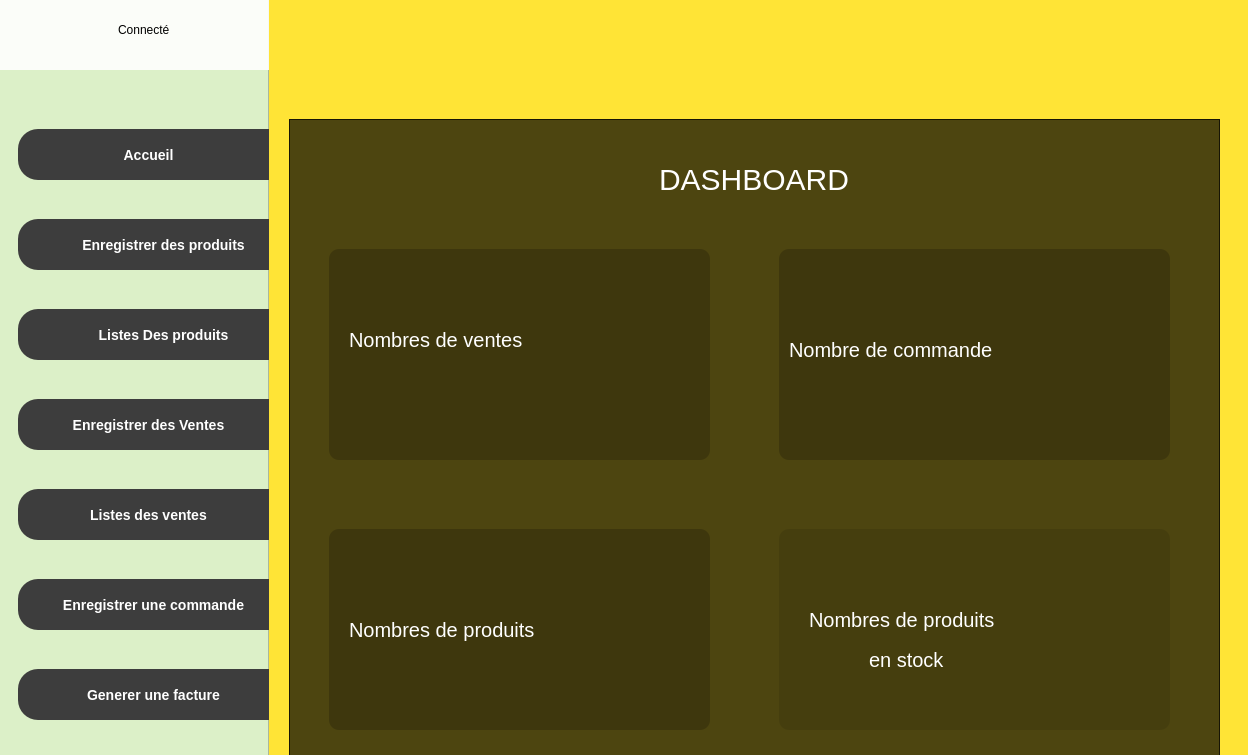
<?xml version="1.0" encoding="UTF-8"?>
<ui version="4.0">
 <class>PageAccueil</class>
 <widget class="QMainWindow" name="PageAccueil">
  <property name="geometry">
   <rect>
    <x>0</x>
    <y>0</y>
    <width>1248</width>
    <height>755</height>
   </rect>
  </property>
  <property name="windowTitle">
   <string>MainWindow</string>
  </property>
  <widget class="QWidget" name="centralwidget">
   <widget class="QFrame" name="frame">
    <property name="geometry">
     <rect>
      <x>-1</x>
      <y>-1</y>
      <width>1281</width>
      <height>801</height>
     </rect>
    </property>
    <property name="styleSheet">
     <string notr="true">background-color: rgb(255,228,54)</string>
    </property>
    <property name="frameShape">
     <enum>QFrame::StyledPanel</enum>
    </property>
    <property name="frameShadow">
     <enum>QFrame::Raised</enum>
    </property>
    <widget class="QFrame" name="frame_haut">
     <property name="geometry">
      <rect>
       <x>0</x>
       <y>9</y>
       <width>1271</width>
       <height>71</height>
      </rect>
     </property>
     <property name="styleSheet">
      <string notr="true">border:none</string>
     </property>
     <property name="frameShape">
      <enum>QFrame::StyledPanel</enum>
     </property>
     <property name="frameShadow">
      <enum>QFrame::Raised</enum>
     </property>
     <widget class="QPushButton" name="pushButton">
      <property name="geometry">
       <rect>
        <x>1120</x>
        <y>0</y>
        <width>113</width>
        <height>81</height>
       </rect>
      </property>
      <property name="text">
       <string/>
      </property>
      <property name="icon">
       <iconset>
        <normaloff>../fermerIcon-removebg-preview.png</normaloff>../fermerIcon-removebg-preview.png</iconset>
      </property>
      <property name="iconSize">
       <size>
        <width>60</width>
        <height>80</height>
       </size>
      </property>
     </widget>
     <widget class="QPushButton" name="pushButton_2">
      <property name="geometry">
       <rect>
        <x>1010</x>
        <y>0</y>
        <width>113</width>
        <height>81</height>
       </rect>
      </property>
      <property name="text">
       <string/>
      </property>
      <property name="icon">
       <iconset>
        <normaloff>../pngtree-fullscreen--icon-in-trendy-style-isolated-background-png-image_1566064-removebg-preview.png</normaloff>../pngtree-fullscreen--icon-in-trendy-style-isolated-background-png-image_1566064-removebg-preview.png</iconset>
      </property>
      <property name="iconSize">
       <size>
        <width>60</width>
        <height>80</height>
       </size>
      </property>
     </widget>
     <widget class="QPushButton" name="pushButton_3">
      <property name="geometry">
       <rect>
        <x>880</x>
        <y>0</y>
        <width>113</width>
        <height>81</height>
       </rect>
      </property>
      <property name="text">
       <string/>
      </property>
      <property name="icon">
       <iconset>
        <normaloff>../red-removebg-preview.png</normaloff>../red-removebg-preview.png</iconset>
      </property>
      <property name="iconSize">
       <size>
        <width>60</width>
        <height>80</height>
       </size>
      </property>
     </widget>
    </widget>
    <widget class="QFrame" name="frame_2">
     <property name="geometry">
      <rect>
       <x>-1</x>
       <y>0</y>
       <width>271</width>
       <height>781</height>
      </rect>
     </property>
     <property name="styleSheet">
      <string notr="true">background-color: rgb(220,240,200)</string>
     </property>
     <property name="frameShape">
      <enum>QFrame::StyledPanel</enum>
     </property>
     <property name="frameShadow">
      <enum>QFrame::Raised</enum>
     </property>
     <widget class="QPushButton" name="pushButton_5">
      <property name="geometry">
       <rect>
        <x>20</x>
        <y>220</y>
        <width>291</width>
        <height>51</height>
       </rect>
      </property>
      <property name="styleSheet">
       <string notr="true">QPushButton{
background-color:rgb(61,61,61);
border-top-left-radius:20px;
border-bottom-left-radius:20px;
color:rgb(255,255,255);
font:77 10pt &quot;metropolis&quot;;
font-size:14px;
font-weight:bold;
}
QPushButton:hover{
background-color:white;
border-top-left-radius:20px;
border-bottom-left-radius:20px;
color:rgb(0,0,0);
font:77 10pt &quot;metropolis&quot;;
margin-top:15px;
font-size:15px;


}


</string>
      </property>
      <property name="text">
       <string>Enregistrer des produits</string>
      </property>
      <property name="icon">
       <iconset>
        <normaloff>../gproduits.png</normaloff>../gproduits.png</iconset>
      </property>
      <property name="iconSize">
       <size>
        <width>40</width>
        <height>40</height>
       </size>
      </property>
     </widget>
     <widget class="QPushButton" name="pushButton_6">
      <property name="geometry">
       <rect>
        <x>20</x>
        <y>400</y>
        <width>261</width>
        <height>51</height>
       </rect>
      </property>
      <property name="styleSheet">
       <string notr="true">QPushButton{
background-color:rgb(61,61,61);
border-top-left-radius:20px;
border-bottom-left-radius:20px;
color:rgb(255,255,255);
font:77 10pt &quot;metropolis&quot;;
font-size:14px;
font-weight:bold;
}
QPushButton:hover{
background-color:white;
border-top-left-radius:20px;
border-bottom-left-radius:20px;
color:rgb(0,0,0);
font:77 10pt &quot;metropolis&quot;;
margin-top:15px;
font-size:15px;


}


</string>
      </property>
      <property name="text">
       <string>Enregistrer des Ventes</string>
      </property>
      <property name="icon">
       <iconset>
        <normaloff>../ventes-removebg-preview.png</normaloff>../ventes-removebg-preview.png</iconset>
      </property>
      <property name="iconSize">
       <size>
        <width>50</width>
        <height>50</height>
       </size>
      </property>
     </widget>
     <widget class="QPushButton" name="pushButton_20">
      <property name="geometry">
       <rect>
        <x>20</x>
        <y>130</y>
        <width>261</width>
        <height>51</height>
       </rect>
      </property>
      <property name="styleSheet">
       <string notr="true">QPushButton{
background-color:rgb(61,61,61);
border-top-left-radius:20px;
border-bottom-left-radius:20px;
color:rgb(255,255,255);
font:77 10pt &quot;metropolis&quot;;
font-size:14px;
font-weight:bold;
}
QPushButton:hover{
background-color:white;
border-top-left-radius:20px;
border-bottom-left-radius:20px;
color:rgb(0,0,0);
font:77 10pt &quot;metropolis&quot;;
margin-top:15px;
font-size:15px;



}


</string>
      </property>
      <property name="text">
       <string>Accueil</string>
      </property>
      <property name="icon">
       <iconset>
        <normaloff>../home-removebg-preview.png</normaloff>../home-removebg-preview.png</iconset>
      </property>
      <property name="iconSize">
       <size>
        <width>35</width>
        <height>35</height>
       </size>
      </property>
     </widget>
     <widget class="QPushButton" name="pushButton_22">
      <property name="geometry">
       <rect>
        <x>20</x>
        <y>580</y>
        <width>271</width>
        <height>51</height>
       </rect>
      </property>
      <property name="styleSheet">
       <string notr="true">QPushButton{
background-color:rgb(61,61,61);
border-top-left-radius:20px;
border-bottom-left-radius:20px;
color:rgb(255,255,255);
font:77 10pt &quot;metropolis&quot;;
font-size:14px;
font-weight:bold;
}
QPushButton:hover{
background-color:white;
border-top-left-radius:20px;
border-bottom-left-radius:20px;
color:rgb(0,0,0);
font:77 10pt &quot;metropolis&quot;;
margin-top:15px;
font-size:15px;


}


</string>
      </property>
      <property name="text">
       <string>Enregistrer une commande</string>
      </property>
      <property name="icon">
       <iconset>
        <normaloff>../commandes-removebg-preview .png</normaloff>../commandes-removebg-preview .png</iconset>
      </property>
      <property name="iconSize">
       <size>
        <width>50</width>
        <height>50</height>
       </size>
      </property>
     </widget>
     <widget class="QPushButton" name="pushButton_23">
      <property name="geometry">
       <rect>
        <x>20</x>
        <y>670</y>
        <width>271</width>
        <height>51</height>
       </rect>
      </property>
      <property name="styleSheet">
       <string notr="true">QPushButton{
background-color:rgb(61,61,61);
border-top-left-radius:20px;
border-bottom-left-radius:20px;
color:rgb(255,255,255);
font:77 10pt &quot;metropolis&quot;;
font-size:14px;
font-weight:bold;
}
QPushButton:hover{
background-color:white;
border-top-left-radius:20px;
border-bottom-left-radius:20px;
color:rgb(0,0,0);
font:77 10pt &quot;metropolis&quot;;
margin-top:15px;
font-size:15px;


}


</string>
      </property>
      <property name="text">
       <string>Generer une facture</string>
      </property>
      <property name="icon">
       <iconset>
        <normaloff>../edit-removebg-preview.png</normaloff>../edit-removebg-preview.png</iconset>
      </property>
      <property name="iconSize">
       <size>
        <width>50</width>
        <height>50</height>
       </size>
      </property>
     </widget>
     <widget class="QWidget" name="widget_9" native="true">
      <property name="geometry">
       <rect>
        <x>0</x>
        <y>-10</y>
        <width>271</width>
        <height>81</height>
       </rect>
      </property>
      <property name="styleSheet">
       <string notr="true">background-color:rgba(255,255,255,0.9);</string>
      </property>
      <widget class="QLabel" name="label_32">
       <property name="geometry">
        <rect>
         <x>120</x>
         <y>20</y>
         <width>101</width>
         <height>41</height>
        </rect>
       </property>
       <property name="styleSheet">
        <string notr="true">border:none;
font:90 18pt &quot;metropolis&quot;;
background-color:none;</string>
       </property>
       <property name="text">
        <string>Connecté</string>
       </property>
      </widget>
      <widget class="QPushButton" name="pushButton_35">
       <property name="geometry">
        <rect>
         <x>-20</x>
         <y>0</y>
         <width>151</width>
         <height>81</height>
        </rect>
       </property>
       <property name="styleSheet">
        <string notr="true">background-color:none;
border:none;</string>
       </property>
       <property name="text">
        <string/>
       </property>
       <property name="icon">
        <iconset>
         <normaloff>../compte-removebg-preview.png</normaloff>../compte-removebg-preview.png</iconset>
       </property>
       <property name="iconSize">
        <size>
         <width>110</width>
         <height>110</height>
        </size>
       </property>
      </widget>
     </widget>
     <widget class="QPushButton" name="pushButton_8">
      <property name="geometry">
       <rect>
        <x>20</x>
        <y>310</y>
        <width>291</width>
        <height>51</height>
       </rect>
      </property>
      <property name="styleSheet">
       <string notr="true">QPushButton{
background-color:rgb(61,61,61);
border-top-left-radius:20px;
border-bottom-left-radius:20px;
color:rgb(255,255,255);
font:77 10pt &quot;metropolis&quot;;
font-size:14px;
font-weight:bold;
}
QPushButton:hover{
background-color:white;
border-top-left-radius:20px;
border-bottom-left-radius:20px;
color:rgb(0,0,0);
font:77 10pt &quot;metropolis&quot;;
margin-top:15px;
font-size:15px;


}


</string>
      </property>
      <property name="text">
       <string>Listes Des produits</string>
      </property>
      <property name="icon">
       <iconset>
        <normaloff>../liste-removebg-preview.png</normaloff>../liste-removebg-preview.png</iconset>
      </property>
      <property name="iconSize">
       <size>
        <width>40</width>
        <height>40</height>
       </size>
      </property>
     </widget>
     <widget class="QPushButton" name="pushButton_9">
      <property name="geometry">
       <rect>
        <x>20</x>
        <y>490</y>
        <width>261</width>
        <height>51</height>
       </rect>
      </property>
      <property name="styleSheet">
       <string notr="true">QPushButton{
background-color:rgb(61,61,61);
border-top-left-radius:20px;
border-bottom-left-radius:20px;
color:rgb(255,255,255);
font:77 10pt &quot;metropolis&quot;;
font-size:14px;
font-weight:bold;
}
QPushButton:hover{
background-color:white;
border-top-left-radius:20px;
border-bottom-left-radius:20px;
color:rgb(0,0,0);
font:77 10pt &quot;metropolis&quot;;
margin-top:15px;
font-size:15px;


}


</string>
      </property>
      <property name="text">
       <string>Listes des ventes</string>
      </property>
      <property name="icon">
       <iconset>
        <normaloff>../lister-removebg-preview.png</normaloff>../lister-removebg-preview.png</iconset>
      </property>
      <property name="iconSize">
       <size>
        <width>40</width>
        <height>40</height>
       </size>
      </property>
     </widget>
    </widget>
    <widget class="QFrame" name="frame_3">
     <property name="geometry">
      <rect>
       <x>290</x>
       <y>120</y>
       <width>931</width>
       <height>661</height>
      </rect>
     </property>
     <property name="styleSheet">
      <string notr="true">background-color:rgba(0,0,0,0.7);
</string>
     </property>
     <property name="frameShape">
      <enum>QFrame::StyledPanel</enum>
     </property>
     <property name="frameShadow">
      <enum>QFrame::Raised</enum>
     </property>
     <widget class="QWidget" name="widget_2" native="true">
      <property name="geometry">
       <rect>
        <x>490</x>
        <y>130</y>
        <width>391</width>
        <height>211</height>
       </rect>
      </property>
      <property name="styleSheet">
       <string notr="true">background-color:rgba(0,0,0,0.2);
box-shodow:10px 4px 4px 4px;
border-radius:10px</string>
      </property>
      <widget class="QLabel" name="label_6">
       <property name="geometry">
        <rect>
         <x>10</x>
         <y>80</y>
         <width>251</width>
         <height>41</height>
        </rect>
       </property>
       <property name="styleSheet">
        <string notr="true">background-color:none;
border:none;
font:77 10pt &quot;metropolis&quot;;
font-size:20px;
color:white</string>
       </property>
       <property name="text">
        <string>Nombre de commande</string>
       </property>
      </widget>
      <widget class="QPushButton" name="pushButton_27">
       <property name="geometry">
        <rect>
         <x>240</x>
         <y>30</y>
         <width>121</width>
         <height>131</height>
        </rect>
       </property>
       <property name="styleSheet">
        <string notr="true">background-color:none;</string>
       </property>
       <property name="text">
        <string/>
       </property>
       <property name="icon">
        <iconset>
         <normaloff>../commandes-removebg-preview .png</normaloff>../commandes-removebg-preview .png</iconset>
       </property>
       <property name="iconSize">
        <size>
         <width>120</width>
         <height>120</height>
        </size>
       </property>
      </widget>
     </widget>
     <widget class="QWidget" name="widget_4" native="true">
      <property name="geometry">
       <rect>
        <x>490</x>
        <y>410</y>
        <width>391</width>
        <height>201</height>
       </rect>
      </property>
      <property name="styleSheet">
       <string notr="true">background-color:rgba(0,0,0,0.1);
box-shodow:10px 4px 4px 4px;
border-radius:10px</string>
      </property>
      <widget class="QLabel" name="label_10">
       <property name="geometry">
        <rect>
         <x>30</x>
         <y>70</y>
         <width>301</width>
         <height>41</height>
        </rect>
       </property>
       <property name="styleSheet">
        <string notr="true">background-color:none;
border:none;
font:77 10pt &quot;metropolis&quot;;
font-size:20px;
color:white</string>
       </property>
       <property name="text">
        <string>Nombres de produits</string>
       </property>
      </widget>
      <widget class="QLabel" name="label_19">
       <property name="geometry">
        <rect>
         <x>90</x>
         <y>110</y>
         <width>301</width>
         <height>41</height>
        </rect>
       </property>
       <property name="styleSheet">
        <string notr="true">background-color:none;
border:none;
font:77 10pt &quot;metropolis&quot;;
font-size:20px;
color:white</string>
       </property>
       <property name="text">
        <string>en stock</string>
       </property>
      </widget>
      <widget class="QPushButton" name="pushButton_34">
       <property name="geometry">
        <rect>
         <x>250</x>
         <y>30</y>
         <width>131</width>
         <height>131</height>
        </rect>
       </property>
       <property name="styleSheet">
        <string notr="true">background-color:none;</string>
       </property>
       <property name="text">
        <string/>
       </property>
       <property name="icon">
        <iconset>
         <normaloff>../stock-removebg-preview.png</normaloff>../stock-removebg-preview.png</iconset>
       </property>
       <property name="iconSize">
        <size>
         <width>120</width>
         <height>120</height>
        </size>
       </property>
      </widget>
     </widget>
     <widget class="QLabel" name="label_18">
      <property name="geometry">
       <rect>
        <x>370</x>
        <y>40</y>
        <width>221</width>
        <height>41</height>
       </rect>
      </property>
      <property name="styleSheet">
       <string notr="true">background-color:none;
border:none;
font:90 30pt &quot;metropolis&quot;;
font-size:30px;
color:white</string>
      </property>
      <property name="text">
       <string>DASHBOARD</string>
      </property>
     </widget>
     <widget class="QWidget" name="widget" native="true">
      <property name="geometry">
       <rect>
        <x>40</x>
        <y>130</y>
        <width>381</width>
        <height>211</height>
       </rect>
      </property>
      <property name="styleSheet">
       <string notr="true">
background-color:rgba(0,0,0,0.2);
box-shodow:10px 4px 4px 4px;
border-radius:10px


</string>
      </property>
      <widget class="QLabel" name="label_4">
       <property name="geometry">
        <rect>
         <x>20</x>
         <y>70</y>
         <width>231</width>
         <height>41</height>
        </rect>
       </property>
       <property name="styleSheet">
        <string notr="true">background-color:none;
border:none;
font:77 10pt &quot;metropolis&quot;;
font-size:20px;
color:white</string>
       </property>
       <property name="text">
        <string>Nombres de ventes</string>
       </property>
      </widget>
      <widget class="QPushButton" name="pushButton_7">
       <property name="geometry">
        <rect>
         <x>230</x>
         <y>30</y>
         <width>121</width>
         <height>131</height>
        </rect>
       </property>
       <property name="styleSheet">
        <string notr="true">background-color:none;</string>
       </property>
       <property name="text">
        <string/>
       </property>
       <property name="icon">
        <iconset>
         <normaloff>../vente-removebg-preview.png</normaloff>../vente-removebg-preview.png</iconset>
       </property>
       <property name="iconSize">
        <size>
         <width>100</width>
         <height>100</height>
        </size>
       </property>
      </widget>
     </widget>
     <widget class="QWidget" name="widget_3" native="true">
      <property name="geometry">
       <rect>
        <x>40</x>
        <y>410</y>
        <width>381</width>
        <height>201</height>
       </rect>
      </property>
      <property name="styleSheet">
       <string notr="true">background-color:rgba(0,0,0,0.2);
box-shodow:10px 4px 4px 4px;
border-radius:10px</string>
      </property>
      <widget class="QLabel" name="label_8">
       <property name="geometry">
        <rect>
         <x>20</x>
         <y>80</y>
         <width>261</width>
         <height>41</height>
        </rect>
       </property>
       <property name="styleSheet">
        <string notr="true">background-color:none;
border:none;
font:77 10pt &quot;metropolis&quot;;
font-size:20px;
color:white</string>
       </property>
       <property name="text">
        <string>Nombres de produits</string>
       </property>
      </widget>
      <widget class="QPushButton" name="pushButton_21">
       <property name="geometry">
        <rect>
         <x>240</x>
         <y>40</y>
         <width>121</width>
         <height>131</height>
        </rect>
       </property>
       <property name="styleSheet">
        <string notr="true">background-color:none;</string>
       </property>
       <property name="text">
        <string/>
       </property>
       <property name="icon">
        <iconset>
         <normaloff>../produit-removebg-preview.png</normaloff>../produit-removebg-preview.png</iconset>
       </property>
       <property name="iconSize">
        <size>
         <width>120</width>
         <height>120</height>
        </size>
       </property>
      </widget>
     </widget>
    </widget>
   </widget>
  </widget>
 </widget>
 <resources>
  <include location="../res.qrc"/>
 </resources>
 <connections/>
</ui>
